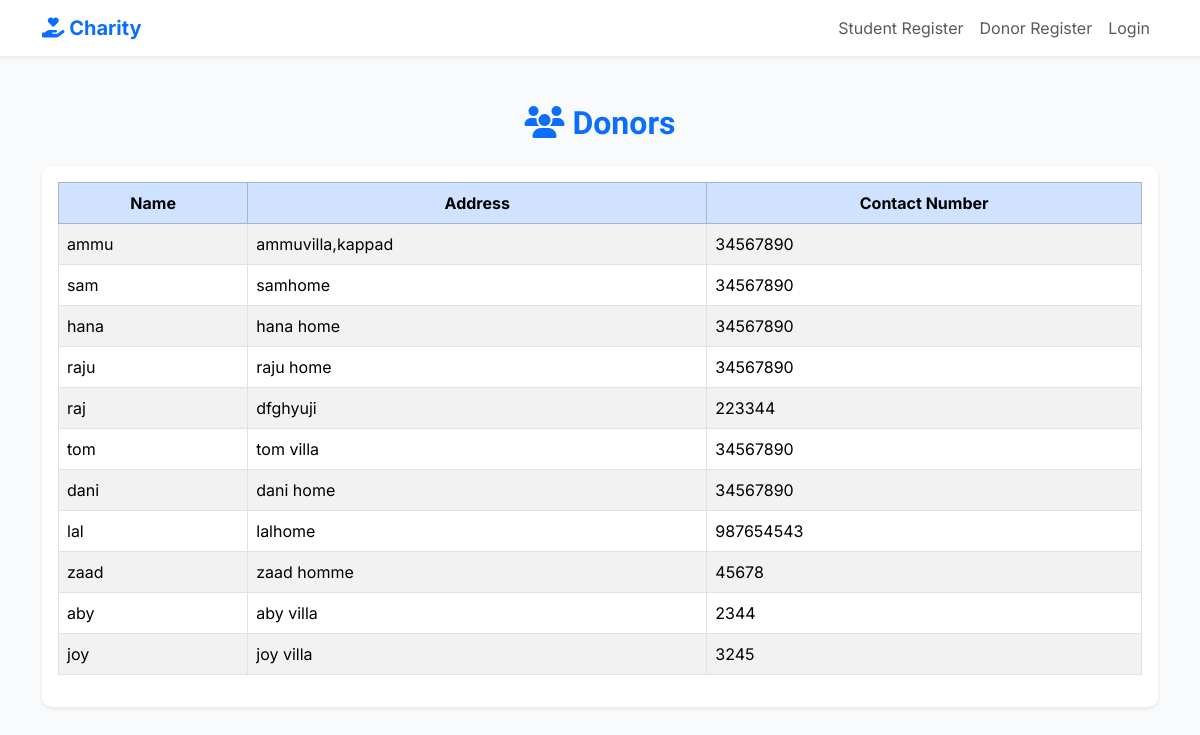
Before: /view_donors with the older database file.
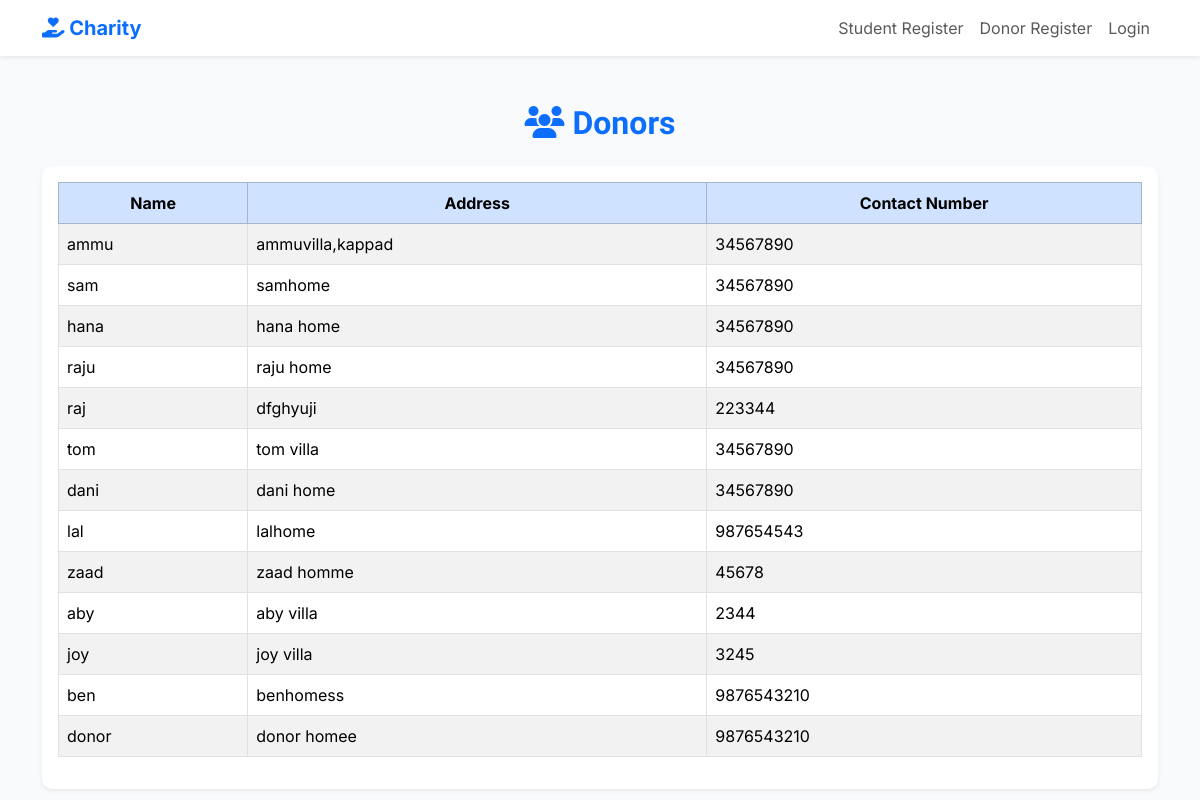
After: the same page with the newer database file.
### donation/models.py (models this page shows)
class Donor(models.Model):
    user=models.OneToOneField('CoustomUser',on_delete=models.CASCADE)
    name=models.CharField(max_length=50)
    email=models.EmailField(max_length=40)
    contact_number=models.IntegerField()
    address=models.TextField()

### donation/views.py (the view)
# urls.py: path('view_donors',views.view_donors, name='view_donors'),
def view_donors(request):
     doner=Donor.objects.all()
     return render(request,'view_donors.html',{'doner':doner})

### templates/view_donors.html (shortened to what this page needs)
{% extends 'homepage.html' %}
{% load static %}
{% block content %}
<!DOCTYPE html>
<html lang="en">
<head>
</head>
<body>
    <div class="container mt-5" style="font-family: 'Inter', sans-serif;">
    <h2 class="text-center text-primary fw-bold mb-4">
        <i class="fas fa-users me-2"></i>Donors
    </h2>
    <div class="card shadow-sm border-0">
        <div class="card-body">
            <table class="table table-bordered table-striped table-hover align-middle">
                <thead class="table-primary text-center">
                    <tr>
                        <th>Name</th>
                        <th>Address</th>
                        <th>Contact Number</th>
                    </tr>
                </thead>
                <tbody>
                    {% for i in doner %}
                    <tr>
                        <td>{{ i.name }}</td>
                        <td>{{ i.address }}</td>
                        <td>{{ i.contact_number }}</td>
                    </tr>
                    {% empty %}
                    <tr>
                        <td colspan="3" class="text-center text-muted">No donors found.</td>
                    </tr>
                    {% endfor %}
                </tbody>
            </table>
        </div>
    </div>
</div>
</body>
</html>
{% endblock %}

Changed rows visible on the page:
added Donor: name "ben", address "benhomess", contact_number "9876543210"
added Donor: name "donor", address "donor homee", contact_number "9876543210"
